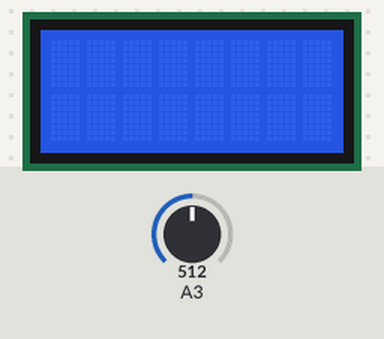
A sketch run on a simulated Arduino Uno, built with avr-gcc and run on an emulated ATmega328P. Shown: 8×2 character LCD. The inputs (shaded band) are chosen by the test bench; at power-on: A3 = 512.

Above: at 1.2 s.
1.3 s: A3 set to 314
2.8 s: A3 set to 290
At 4.6 s:
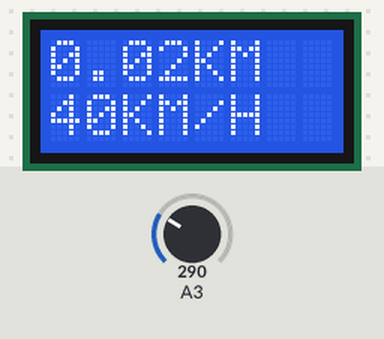
At 5.7 s:
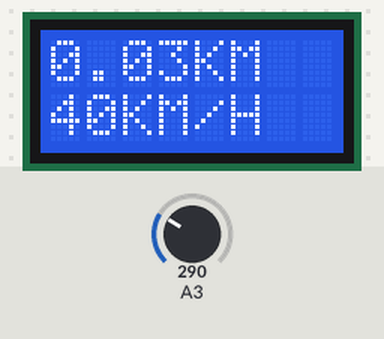
Timing chart, 0 to 7.2 s (numbered marks = the images above; inputs shaded):
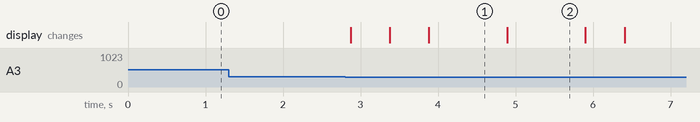

The sketch:

MAIN.ino
```cpp
#include<LiquidCrystal.h>

float rast,sped,SEC;
String rasts,speeds,str;

LiquidCrystal lcd(13, 11, 8, 6, 4, 2);

void setup() {
  pinMode(A3, INPUT);
  rast = 0;
  SEC = 0;
  sped = 0;
  lcd.begin(8, 2);
  lcd.setCursor(0,0);
}

void loop() {
  int State = analogRead(A3);
  while (State > 300 ) {
    SEC += 0.1;
    delay(100);
    State = analogRead(A3);
   }
    rast +=(1.8*3.14)/1000;//здесь надо указать в место 1.8 свой диаметр
    sped = ((1.8*3.14) / SEC)*3.6 ;//и здесь
    lcd.setCursor(0,0);
    str = String(int(fmod (rast,1)*100));
    if (str.length() == 1){
      str = String("0")+str;
    }
    String (int(rast) , DEC)+String(".")+String(str)+String("KM")+String("       ");
    lcd.print(rast+String("KM          "));
    lcd.setCursor(0,1);
    lcd.print(int(sped)+String("KM/H        "));
    /*str = String(int(fmod (rast,1)*100));
    if (str.length() == 1)
    {
      str =  String("0")+String(int(fmod (rast,1)*100));
    }
    String rasts = String (int(rast) , DEC)+String(".")+String(str)+String("KM")+String("       ");
    lcd.setCursor(0,0);
    lcd.print(rast);
    lcd.setCursor(0,1);
    sped =(1.8/SEC)*36;
    String speds = String (int(sped) , DEC)+String("KM/H")+String("        ");
    lcd.print(speds);*/
    delay(500);
    SEC = 0.5;
    State = 300;

}
```

Measured:
- the behaviour switches between 301 and 300 on A3 (found by bisection; images 0 and 1)
- after the input at 1.3 s, every drawn part: stays the same
- after the input at 2.8 s, the display: first changes after 0.07 s (image 1 shows a later state)
- what the display in image 1 shows lasts 1.0 s, from 3.9 s to 4.9 s
